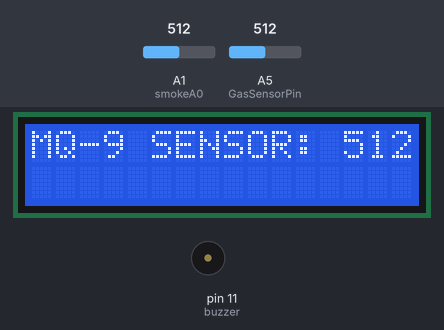
The sketch below on a simulated Arduino Uno, built with avr-gcc and run on an emulated ATmega328P. Parts: 16×2 character LCD, buzzer (waves = sounding, pin HIGH). Inputs (shaded band) come from the test bench; at power-on: A5 (GasSensorPin) = 512, A1 (smokeA0) = 512. What the sketch prints to the serial monitor is not drawn.

Above: at 2.2 s.
2.3 s: A5 (GasSensorPin) set to 367
At 4.9 s:
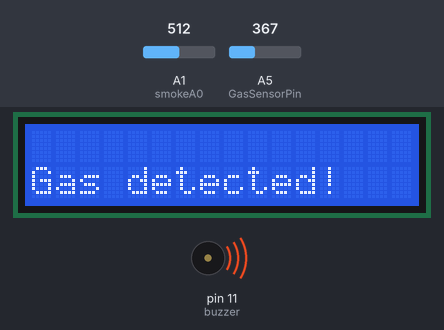
5.5 s: A5 (GasSensorPin) set to 340
At 7.7 s:
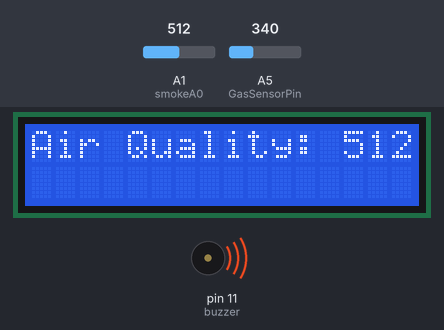
At 10.4 s:
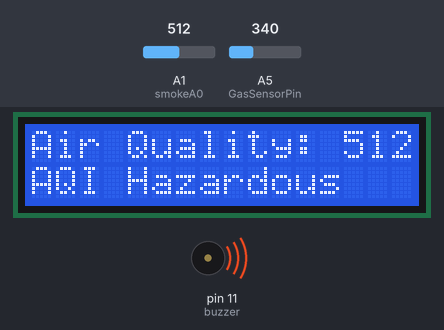
Timing chart, 0 to 11.9 s (numbered marks = the images above; inputs shaded):
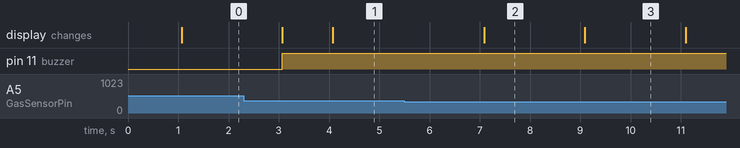

Measured:
- the behaviour switches between 351 and 350 on A5 (GasSensorPin) (found by bisection; images 1 and 2)
- after the input at 5.5 s, the display: changes after 1.6 s (image 2)
- what the display in image 2 shows lasts 2.0 s, from 7.1 s to 9.1 s

The sketch:

Air.ino
```cpp
// Include library for LCD and define pins
#include <LiquidCrystal.h>

const int rs = 9, en = 8, d4 = 4, d5 = 5, d6 = 6, d7 = 7;
LiquidCrystal lcd(rs, en, d4, d5, d6, d7);

#define GasSensorPin A5
const int buzzer = 11;
const int mq135_aqi_sensor = A3;
const int smokeA0 = A1;

int aqi_ppm = 0;
int sensorThres = 500;
int gasThreshold = 350;

void setup() {
  pinMode(mq135_aqi_sensor, INPUT);
  pinMode(smokeA0, INPUT);
  pinMode(buzzer, OUTPUT);
  digitalWrite(buzzer, LOW);

  Serial.begin(9600);
  lcd.begin(16, 2);
  lcd.clear();
  Serial.println("AQI Alert System");
  delay(1000);
}

void loop() {
  // ---------- MQ-9 SENSOR ----------
  int gasValue = analogRead(GasSensorPin);
  lcd.setCursor(0, 0);
  lcd.print("MQ-9 SENSOR: ");
  lcd.print(gasValue);
  delay(2000);
  Serial.print("MQ-9 SENSOR: ");
  Serial.println(gasValue);

  if (gasValue > gasThreshold) {
    while (gasValue > gasThreshold) {
      gasValue = analogRead(GasSensorPin);
      digitalWrite(buzzer, HIGH);
      Serial.println("Gas detected! Buzzer is ON");
      lcd.setCursor(0, 1);
      lcd.print("Gas detected!   ");
      delay(1000);
      lcd.clear();
    }
  } else {
    digitalWrite(buzzer, LOW);
    Serial.println("No gas detected. Buzzer is OFF");
    lcd.setCursor(0, 1);
    lcd.print("No gas detected ");
    delay(2000);
    lcd.clear();
  }

  // ---------- MQ-135 SENSOR ----------
  aqi_ppm = analogRead(mq135_aqi_sensor);
  Serial.print("Air Quality: ");
  Serial.println(aqi_ppm);
  lcd.setCursor(0, 0);
  lcd.print("Air Quality: ");
  lcd.print(aqi_ppm);
  delay(2000);

  lcd.setCursor(0, 1);
  if (aqi_ppm <= 50) {
    lcd.print("AQI Good       ");
    Serial.println("AQI Good");
  } else if (aqi_ppm <= 100) {
    lcd.print("AQI Moderate   ");
    Serial.println("AQI Moderate");
  } else if (aqi_ppm <= 200) {
    lcd.print("AQI Unhealthy  ");
    Serial.println("AQI Unhealthy");
  } else if (aqi_ppm <= 300) {
    lcd.print("AQI V.Unhealthy");
    Serial.println("AQI V.Unhealthy");
  } else {
    lcd.print("AQI Hazardous  ");
    Serial.println("AQI Hazardous");
  }
  delay(2000);
  lcd.clear();

  // ---------- MQ-2 SENSOR ----------
  int analogSensor = analogRead(smokeA0);
  lcd.setCursor(0, 0);
  lcd.print("MQ-2 SENSOR: ");
  lcd.print(analogSensor);
  delay(2000);
  Serial.print("MQ-2: ");
  Serial.println(analogSensor);

  if (analogSensor > sensorThres) {
    while (analogSensor > sensorThres) {
      analogSensor = analogRead(smokeA0);
      digitalWrite(buzzer, HIGH);
      lcd.setCursor(0, 1);
      lcd.print("Smoke detected!");
      Serial.println("Smoke detected!");
      delay(1000);
      lcd.clear();
    }
  } else {
    digitalWrite(buzzer, LOW);
    lcd.setCursor(0, 1);
    lcd.print("No Smoke Detect");
    delay(1000);
    lcd.clear();
  }
}
```
